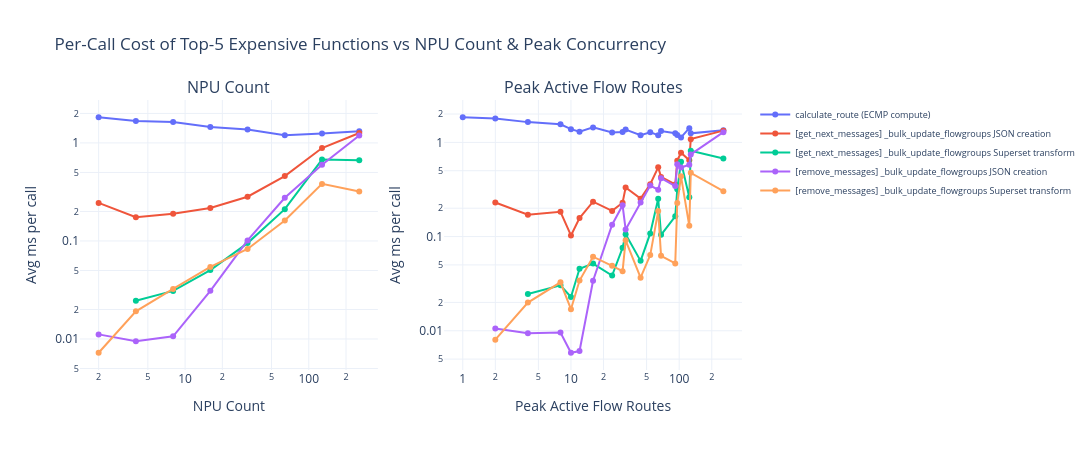

Write notebook code for a chart like this one.
### Code cell
# --- Per-call avg_ms for top functions vs workload params ---

et_noinit = et_df[et_df['section'] != 'Init function time'].copy()

param_axis = {
    'npu_count': 'NPU Count',
    'peak_active_flow_routes': 'Peak Active Flow Routes',
}

for metric_col, metric_label in [('avg_ms', 'Avg ms per call')]:
    fig = make_subplots(rows=1, cols=2, subplot_titles=list(param_axis.values()))
    # Pick top 5 costliest functions by mean avg_ms
    top5_expensive = (
        et_noinit.groupby('section', as_index=False)['avg_ms'].mean()
        .sort_values('avg_ms', ascending=False).head(5)['section'].tolist()
    )
    colors = px.colors.qualitative.Plotly[:5]
    for col_idx, (param, plabel) in enumerate(param_axis.items(), start=1):
        for i, sec in enumerate(top5_expensive):
            if param in et_noinit.columns:
                sdf_sec = et_noinit[et_noinit['section'] == sec]
            else:
                sdf_sec = et_noinit[et_noinit['section'] == sec].merge(
                    df[['workload', 'npu_count', 'run', param]], on=['workload', 'npu_count', 'run'])
            agg = sdf_sec.groupby(param, as_index=False)[metric_col].mean().sort_values(param)
            fig.add_trace(go.Scatter(
                x=agg[param], y=agg[metric_col],
                mode='lines+markers', name=sec,
                marker=dict(size=6, color=colors[i]),
                line=dict(color=colors[i], width=2),
                showlegend=(col_idx == 1),
            ), row=1, col=col_idx)
        fig.update_xaxes(title_text=plabel, type='log', row=1, col=col_idx)
        fig.update_yaxes(title_text=metric_label, type='log', row=1, col=col_idx)

    fig.update_layout(
        title='Per-Call Cost of Top-5 Expensive Functions vs NPU Count & Peak Concurrency',
        template='plotly_white', font=dict(size=12),
        height=450, width=1100,
        legend=dict(font=dict(size=9)),
    )
    fig.show()

### Figure 1 — Plotly figure (JSON) as saved in the notebook; plotly's stock layout.template omitted (floating-point values rounded to 4 significant figures)
{"data": [{"line": {"color": "#636EFA", "width": 2}, "marker": {"color": "#636EFA", "size": 6}, "mode": "lines+markers", "name": "calculate_route (ECMP compute)", "showlegend": true, "type": "scatter", "x": [2, 4, 8, 16, 32, 64, 128, 256], "xaxis": "x", "y": [1.828, 1.671, 1.635, 1.451, 1.372, 1.196, 1.249, 1.316], "yaxis": "y"}, {"line": {"color": "#EF553B", "width": 2}, "marker": {"color": "#EF553B", "size": 6}, "mode": "lines+markers", "name": "[get_next_messages] _bulk_update_flowgroups JSON creation", "showlegend": true, "type": "scatter", "x": [2, 4, 8, 16, 32, 64, 128, 256], "xaxis": "x", "y": [0.2445, 0.1746, 0.1891, 0.2173, 0.2826, 0.4586, 0.8867, 1.263], "yaxis": "y"}, {"line": {"color": "#00CC96", "width": 2}, "marker": {"color": "#00CC96", "size": 6}, "mode": "lines+markers", "name": "[get_next_messages] _bulk_update_flowgroups Superset transform", "showlegend": true, "type": "scatter", "x": [4, 8, 16, 32, 64, 128, 256], "xaxis": "x", "y": [0.02453, 0.03096, 0.05044, 0.0951, 0.2109, 0.6758, 0.667], "yaxis": "y"}, {"line": {"color": "#AB63FA", "width": 2}, "marker": {"color": "#AB63FA", "size": 6}, "mode": "lines+markers", "name": "[remove_messages] _bulk_update_flowgroups JSON creation", "showlegend": true, "type": "scatter", "x": [2, 4, 8, 16, 32, 64, 128, 256], "xaxis": "x", "y": [0.01115, 0.009504, 0.01065, 0.03099, 0.1013, 0.2756, 0.5983, 1.191], "yaxis": "y"}, {"line": {"color": "#FFA15A", "width": 2}, "marker": {"color": "#FFA15A", "size": 6}, "mode": "lines+markers", "name": "[remove_messages] _bulk_update_flowgroups Superset transform", "showlegend": true, "type": "scatter", "x": [2, 4, 8, 16, 32, 64, 128, 256], "xaxis": "x", "y": [0.007239, 0.01918, 0.03238, 0.05434, 0.08281, 0.1616, 0.3822, 0.32], "yaxis": "y"}, {"line": {"color": "#636EFA", "width": 2}, "marker": {"color": "#636EFA", "size": 6}, "mode": "lines+markers", "name": "calculate_route (ECMP compute)", "showlegend": false, "type": "scatter", "x": [1, 2, 4, 8, 10, 12, 16, 24, 30, 32, 44, 54, 64, 68, 92, 96, 104, 124, 128, 256], "xaxis": "x2", "y": [1.849, 1.793, 1.641, 1.559, 1.383, 1.299, 1.443, 1.274, 1.286, 1.369, 1.19, 1.279, 1.193, 1.319, 1.249, 1.196, 1.129, 1.415, 1.247, 1.342], "yaxis": "y2"}, {"line": {"color": "#EF553B", "width": 2}, "marker": {"color": "#EF553B", "size": 6}, "mode": "lines+markers", "name": "[get_next_messages] _bulk_update_flowgroups JSON creation", "showlegend": false, "type": "scatter", "x": [2, 4, 8, 10, 12, 16, 24, 30, 32, 44, 54, 64, 68, 92, 96, 104, 124, 128, 256], "xaxis": "x2", "y": [0.2298, 0.1708, 0.1834, 0.1027, 0.1574, 0.2346, 0.1874, 0.2284, 0.3314, 0.2527, 0.3591, 0.543, 0.43, 0.3572, 0.64, 0.7762, 0.6469, 1.083, 1.332], "yaxis": "y2"}, {"line": {"color": "#00CC96", "width": 2}, "marker": {"color": "#00CC96", "size": 6}, "mode": "lines+markers", "name": "[get_next_messages] _bulk_update_flowgroups Superset transform", "showlegend": false, "type": "scatter", "x": [4, 8, 10, 12, 16, 24, 30, 32, 44, 54, 64, 68, 92, 96, 104, 124, 128, 256], "xaxis": "x2", "y": [0.02453, 0.0304, 0.02281, 0.04557, 0.05168, 0.03855, 0.07598, 0.1059, 0.0552, 0.1081, 0.2516, 0.1044, 0.1643, 0.3179, 0.621, 0.262, 0.8143, 0.6736], "yaxis": "y2"}, {"line": {"color": "#AB63FA", "width": 2}, "marker": {"color": "#AB63FA", "size": 6}, "mode": "lines+markers", "name": "[remove_messages] _bulk_update_flowgroups JSON creation", "showlegend": false, "type": "scatter", "x": [2, 4, 8, 10, 12, 16, 24, 30, 32, 44, 54, 64, 68, 92, 96, 104, 124, 128, 256], "xaxis": "x2", "y": [0.01059, 0.009391, 0.009555, 0.005839, 0.006086, 0.03391, 0.1337, 0.2148, 0.119, 0.2295, 0.3479, 0.3147, 0.4165, 0.3437, 0.5841, 0.5403, 0.5792, 0.745, 1.284], "yaxis": "y2"}, {"line": {"color": "#FFA15A", "width": 2}, "marker": {"color": "#FFA15A", "size": 6}, "mode": "lines+markers", "name": "[remove_messages] _bulk_update_flowgroups Superset transform", "showlegend": false, "type": "scatter", "x": [2, 4, 8, 10, 12, 16, 24, 30, 32, 44, 54, 64, 68, 92, 96, 104, 124, 128, 256], "xaxis": "x2", "y": [0.008033, 0.0199, 0.0327, 0.01693, 0.03413, 0.06115, 0.04895, 0.04293, 0.09136, 0.03659, 0.06363, 0.1865, 0.06251, 0.0518, 0.2268, 0.4358, 0.13, 0.4748, 0.3034], "yaxis": "y2"}], "layout": {"annotations": [{"font": {"size": 16}, "showarrow": false, "text": "NPU Count", "x": 0.225, "xanchor": "center", "xref": "paper", "y": 1, "yanchor": "bottom", "yref": "paper"}, {"font": {"size": 16}, "showarrow": false, "text": "Peak Active Flow Routes", "x": 0.775, "xanchor": "center", "xref": "paper", "y": 1, "yanchor": "bottom", "yref": "paper"}], "font": {"size": 12}, "height": 450, "legend": {"font": {"size": 9}}, "title": {"text": "Per-Call Cost of Top-5 Expensive Functions vs NPU Count & Peak Concurrency"}, "width": 1100, "xaxis": {"anchor": "y", "domain": [0, 0.45], "title": {"text": "NPU Count"}, "type": "log"}, "xaxis2": {"anchor": "y2", "domain": [0.55, 1], "title": {"text": "Peak Active Flow Routes"}, "type": "log"}, "yaxis": {"anchor": "x", "domain": [0, 1], "title": {"text": "Avg ms per call"}, "type": "log"}, "yaxis2": {"anchor": "x2", "domain": [0, 1], "title": {"text": "Avg ms per call"}, "type": "log"}}}
